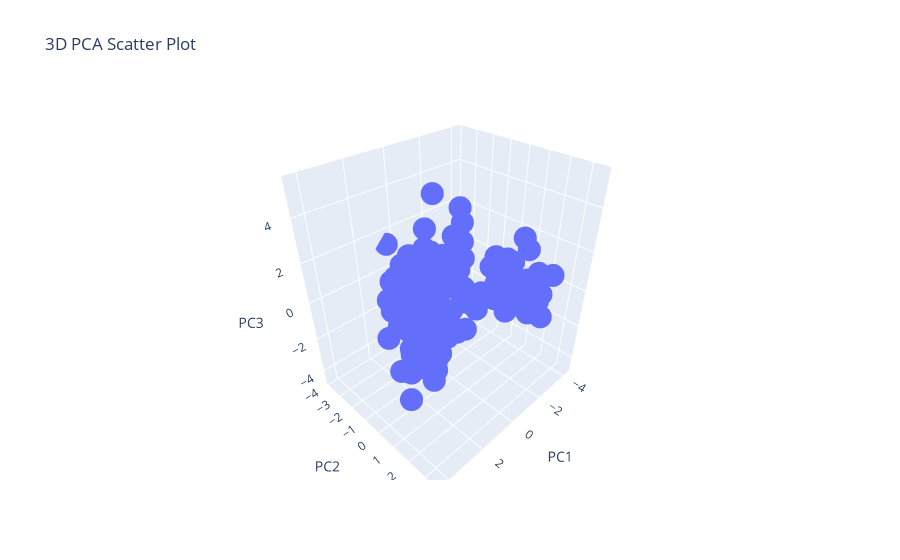

Notebook code cell kept with this figure:
### Code cell
# Scatter plot using Plotly
fig = px.scatter_3d(pca_df, x='PC1', y='PC2', z='PC3', title='3D PCA Scatter Plot')
fig.show()

### Figure 1 — Plotly figure (JSON) as saved in the notebook; plotly's stock layout.template omitted (floating-point values rounded to 4 significant figures; data arrays with more than 128 entries replaced by an {"elided": "..."} marker saying what was removed)
{"data": [{"hovertemplate": "PC1=%{x}<br>PC2=%{y}<br>PC3=%{z}<extra></extra>", "legendgroup": "", "marker": {"color": "#636efa", "symbol": "circle"}, "mode": "markers", "name": "", "scene": "scene", "showlegend": false, "type": "scatter3d", "x": {"elided": "178 float values"}, "y": {"elided": "178 float values"}, "z": {"elided": "178 float values"}}], "layout": {"autosize": true, "legend": {"tracegroupgap": 0}, "scene": {"aspectmode": "auto", "aspectratio": {"x": 1.002, "y": 0.8615, "z": 1.158}, "domain": {"x": [0, 1], "y": [0, 1]}, "xaxis": {"title": {"text": "PC1"}, "type": "linear"}, "yaxis": {"title": {"text": "PC2"}, "type": "linear"}, "zaxis": {"title": {"text": "PC3"}, "type": "linear"}}, "title": {"text": "3D PCA Scatter Plot"}}}
